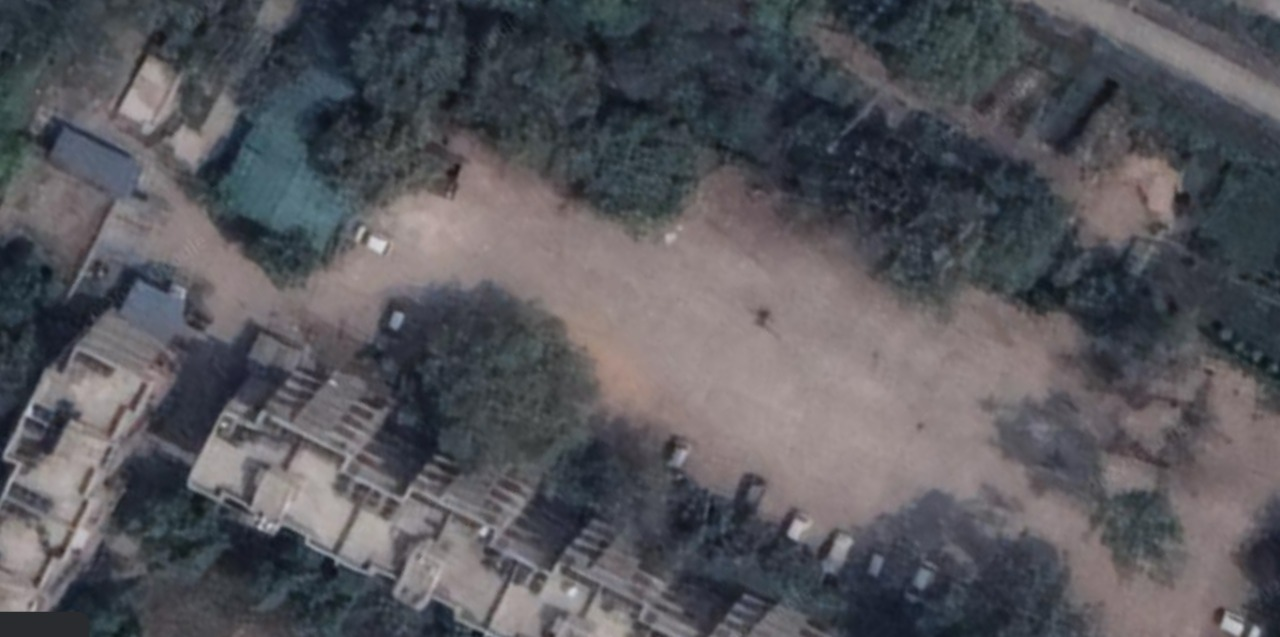
#> input picture lets_code/1.jpg, 1280 x 637 px
$ python code.py
#> lines starting #> are read from the running program, lines starting #| are printed output that depends on the picture; after the words box and inside, x2 and y2 are one past the last pixel; in counts of white or black regions, pixels touching at a corner belong together; long printed decimals are rounded
import cv2
import numpy as np
import skimage.exposure

# read image
img = cv2.imread('1.jpg')
#> img is the input picture: shape (637, 1280, 3); mean B, G, R 91.8, 86.6, 87

# convert to gray
gray = cv2.cvtColor(img, cv2.COLOR_BGR2GRAY)

# threshold to binary and invert so background is white and xxx are black
thresh = cv2.threshold(gray, 128, 255, cv2.THRESH_BINARY)[1]
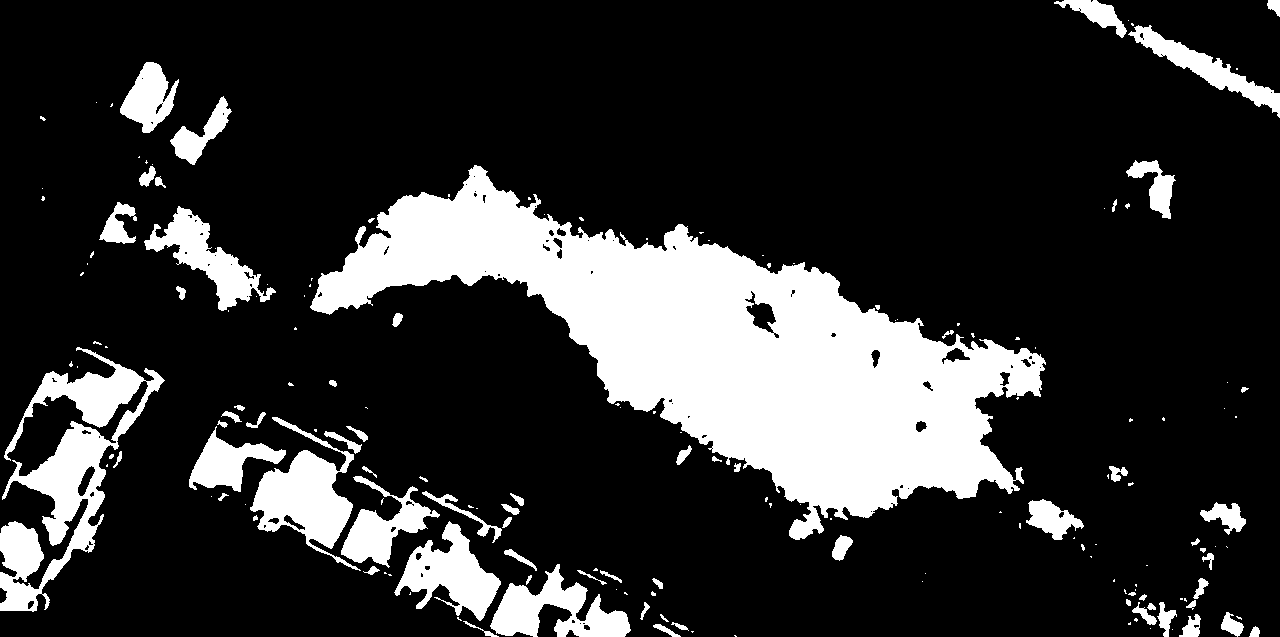
#> thresh: shape (637, 1280); 19.4% white; 174 white regions (102 under 20 px), largest, box (x1, y1, x2, y2) and area: (310, 165, 1046, 540) 99379, (0, 347, 165, 612) 13977, (250, 417, 361, 571) 6555
thresh = 255 - thresh

# add black border around threshold image to avoid corner being largest distance
thresh2 = cv2.copyMakeBorder(thresh, 1, 1, 1, 1, cv2.BORDER_CONSTANT, (0))
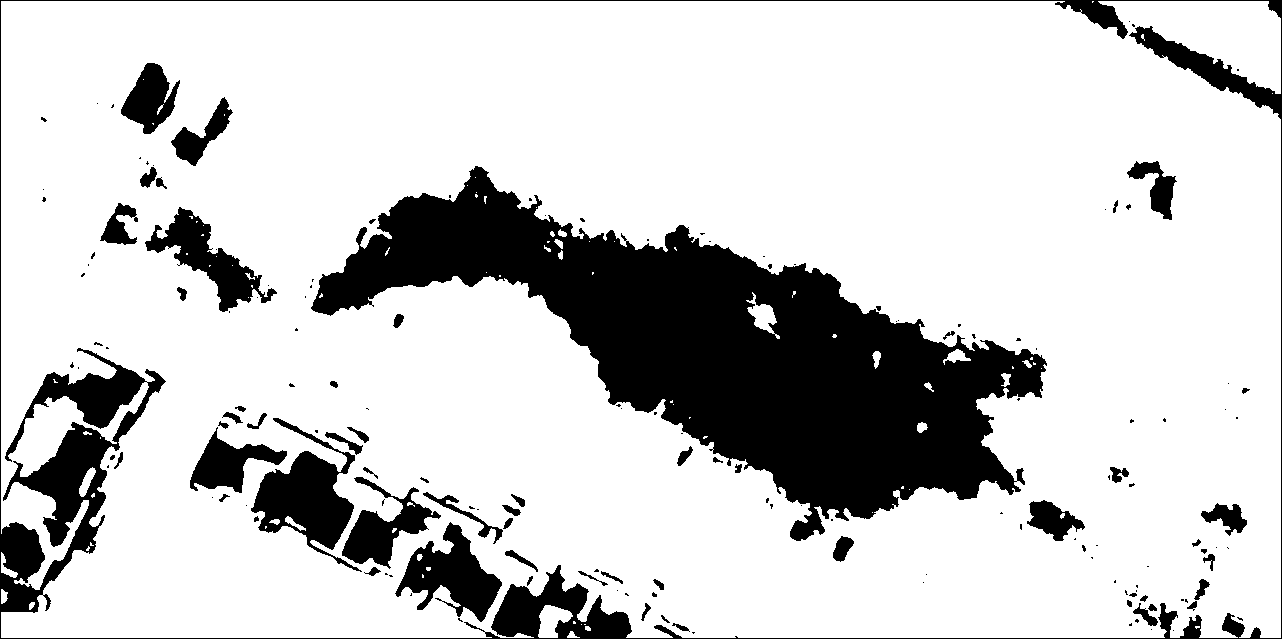
#> thresh2: shape (639, 1282); 80.3% white; 163 black regions (101 under 20 px), largest, box (x1, y1, x2, y2) and area: (311, 166, 1047, 541) 99379, (0, 0, 1282, 639) 28089, (251, 418, 362, 572) 6555
h, w = thresh2.shape
#> h = 639; w = 1282

# create zeros mask 2 pixels larger in each dimension
mask = np.zeros([h + 2, w + 2], np.uint8)

# apply distance transform
distimg = thresh2.copy()
distimg = cv2.distanceTransform(distimg, cv2.DIST_L2, 5)
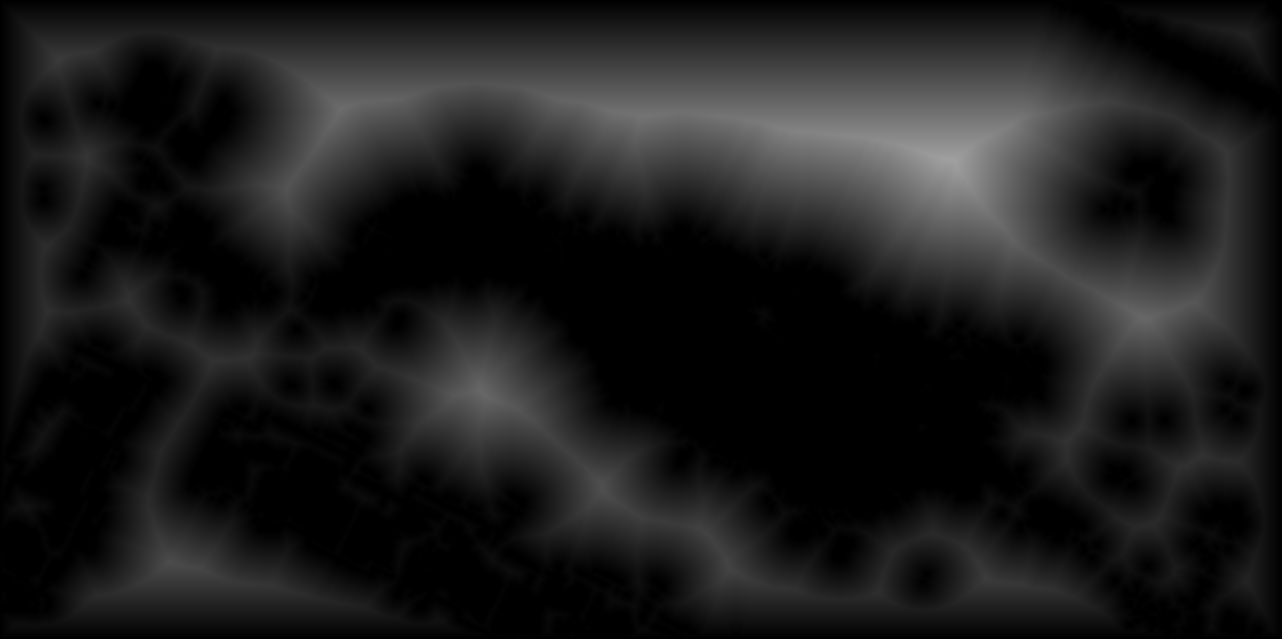
#> distimg: shape (639, 1282) float32; min 0, max 160.2, mean 28.6

# remove excess border
distimg = distimg[1:h-1, 1:w-1]
#> distimg: shape (637, 1280) float32

# get max value and location in distance image
min_val, max_val, min_loc, max_loc = cv2.minMaxLoc(distimg)
#> min_val = 0; max_val = 160.2; min_loc = (1064, 0); max_loc = (953, 160)

# scale distance image for viewing
distimg = skimage.exposure.rescale_intensity(
    distimg, in_range='image', out_range=(0, 255))
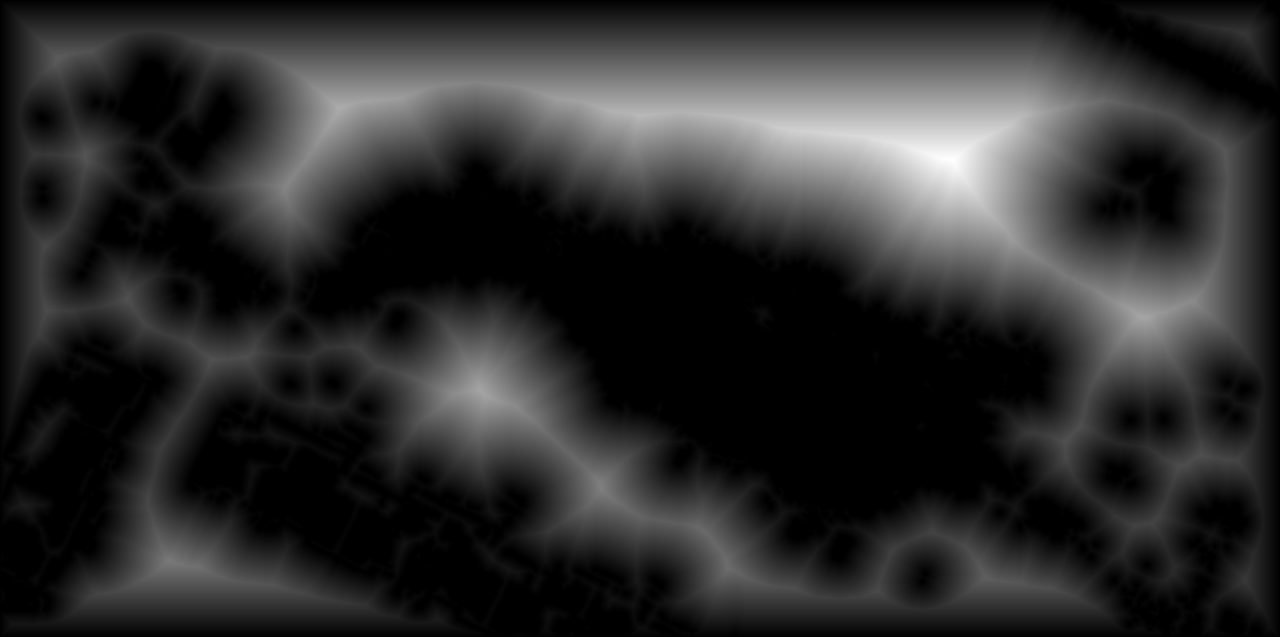
#> distimg: shape (637, 1280) float32; min 0, max 255, mean 45.7
distimg = distimg.astype(np.uint8)

# draw circle on input
result = img.copy()
centx = max_loc[0]
#> centx = 953
centy = max_loc[1]
#> centy = 160
radius = int(max_val)
#> radius = 160
cv2.circle(result, (centx, centy), radius, (0, 0, 255), 1)
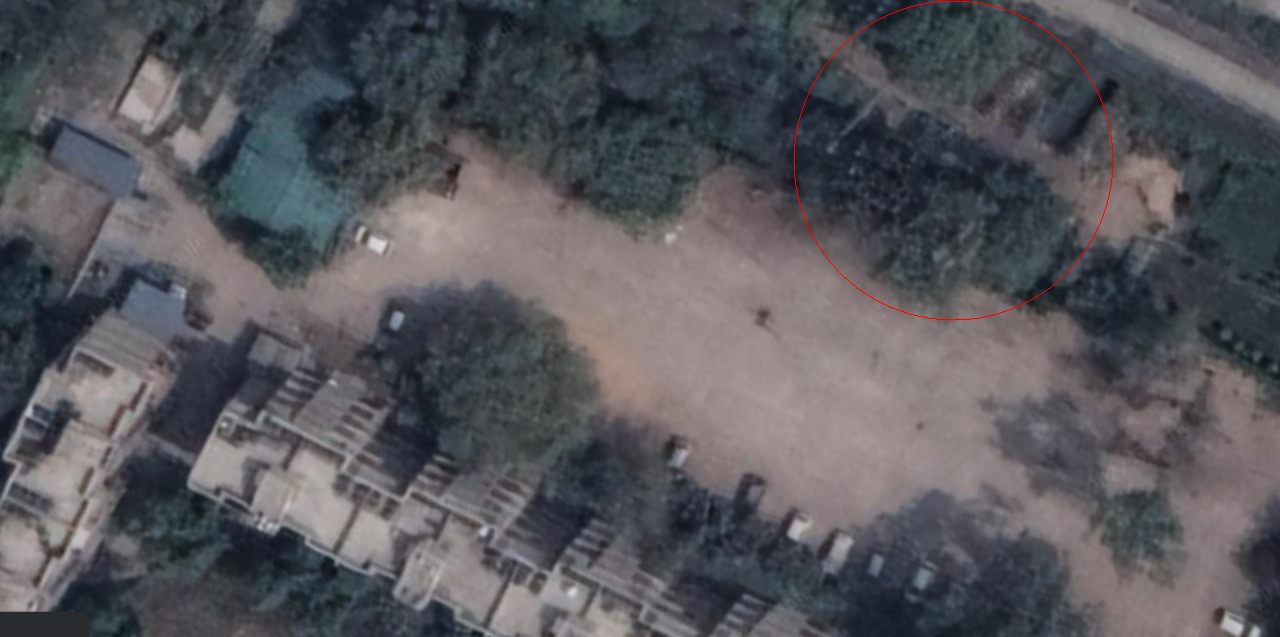
#> result: shape (637, 1280, 3); 0.11% of pixels changed, all inside (x1, y1, x2, y2) = (793, 0, 1114, 321)
print('center x,y:', max_loc, 'center radius:', max_val)
#| center x,y: (953, 160) center radius: 160.180

# save image
cv2.imwrite('xxx_distance.png', distimg)
cv2.imwrite('xxx_radius.png', result)

# show the images
cv2.imshow("thresh", thresh)
cv2.imshow("thresh2", thresh2)
cv2.imshow("distance", distimg)
cv2.imshow("result", result)
cv2.waitKey(0)
cv2.destroyAllWindows()

$ run again, with lets_code/3.jpg copied over lets_code/1.jpg
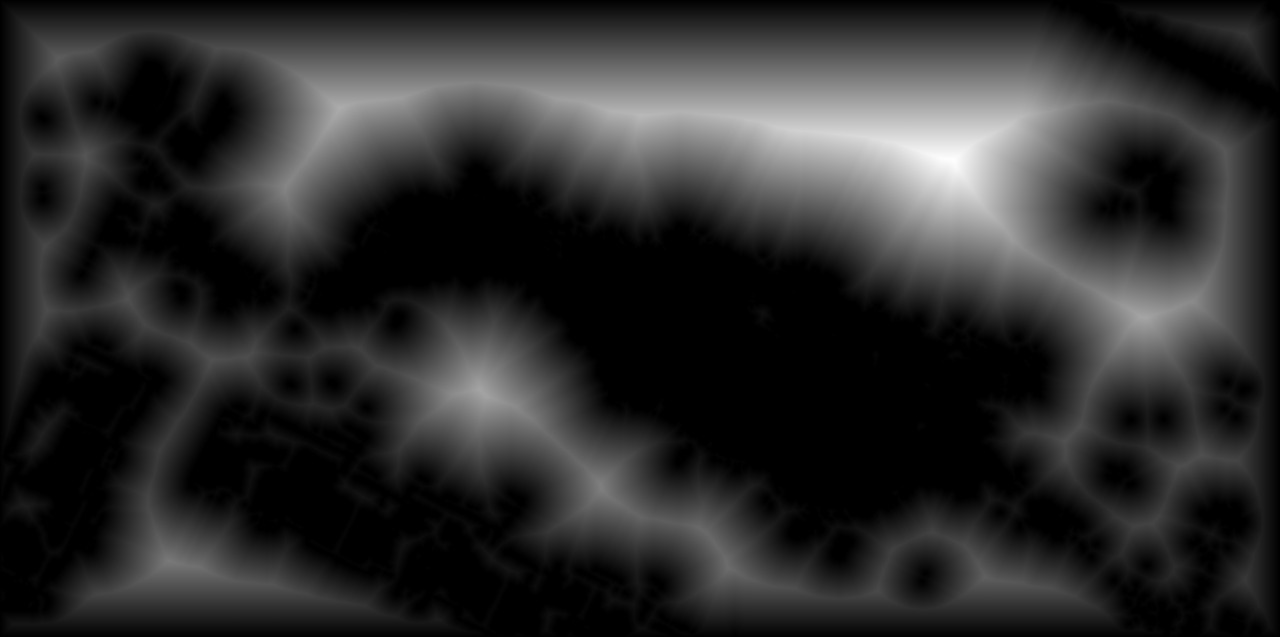
#> input picture lets_code/3.jpg, 1280 x 637 px
#> img is the input picture: shape (637, 1280, 3); min 0, max 254, mean 45.3
#> `thresh = cv2.threshold(gray, 128, 255, cv2.THRESH_BINARY)[1]`:
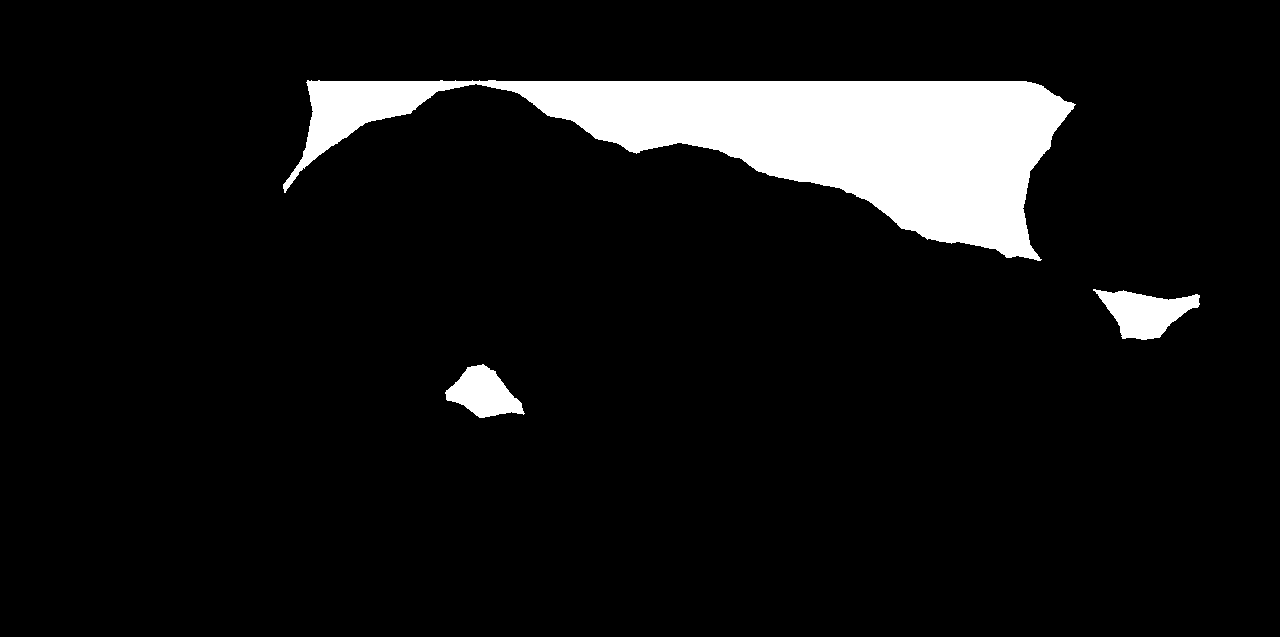
#> thresh: shape (637, 1280); 8% white; 3 white regions, box (x1, y1, x2, y2) and area: (283, 80, 1076, 261) 59425, (1093, 289, 1200, 340) 3036, (445, 364, 525, 418) 2500
#> thresh2: shape (639, 1282); 91.6% white; 4 black regions, box (x1, y1, x2, y2) and area: (284, 81, 1077, 262) 59425, (0, 0, 1282, 639) 3838, (1094, 290, 1201, 341) 3036, (446, 365, 526, 419) 2500
#> min_val = 0; max_val = 230.3; min_loc = (307, 80); max_loc = (753, 406)
#> centx = 753
#> centy = 406
#> radius = 230
#> `cv2.circle(result, (centx, centy), radius, (0, 0, 255), 1)`:
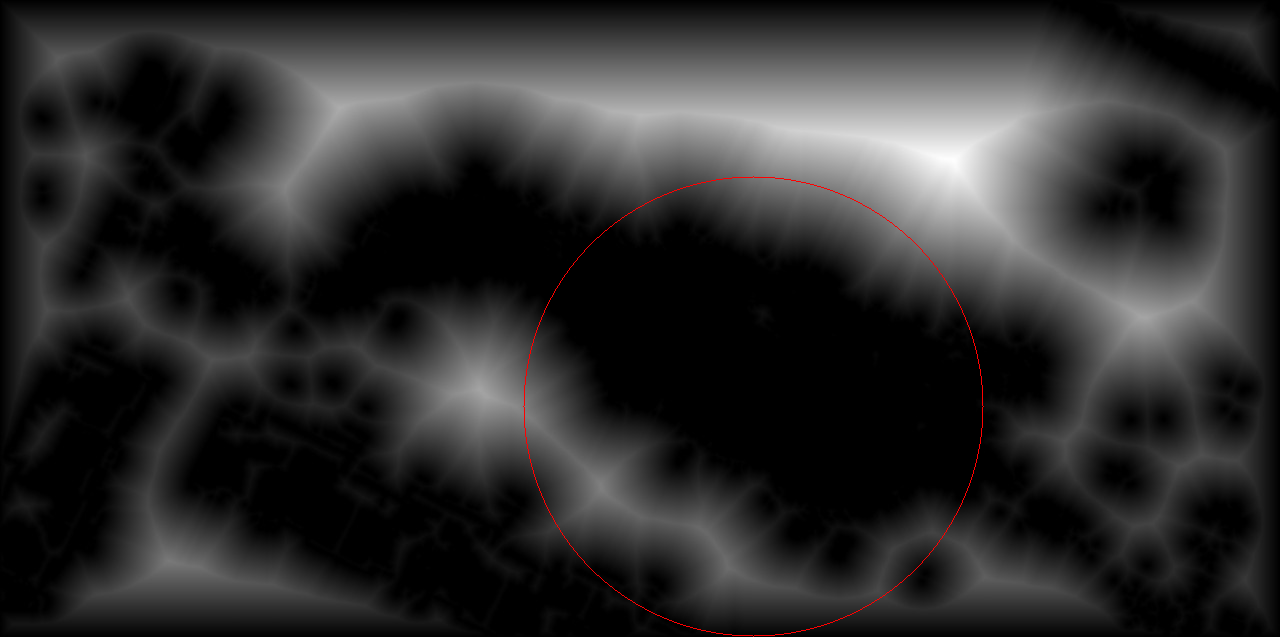
#> result: shape (637, 1280, 3); 0.16% of pixels changed, all inside (x1, y1, x2, y2) = (523, 176, 984, 637)
#| center x,y: (753, 406) center radius: 230.281
